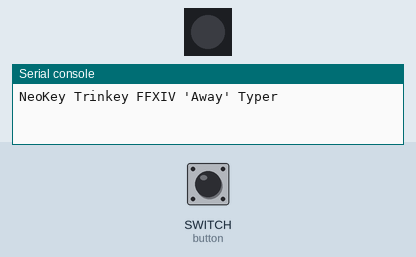
A program run on a simulated CircuitPython board. On the bench: 1 RGB LEDs in strip order, left to right, the last lines printed to the serial console. The inputs (shaded band) are chosen by the test bench; at power-on: SWITCH (button) LOW. Dim RGB values are drawn brighter than linear; USB keyboard and mouse output is not drawn.

Above: at 2.2 s.
2.3 s: SWITCH (button) pulled HIGH for 0.15 s
At 3.6 s:
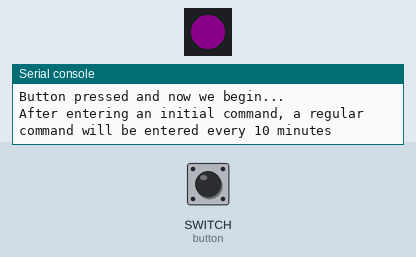
At 10.1 s:
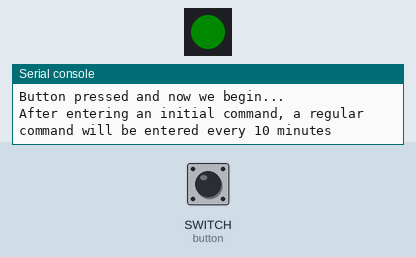
Timing chart, 0 to 11.3 s (numbered marks = the images above; inputs shaded):
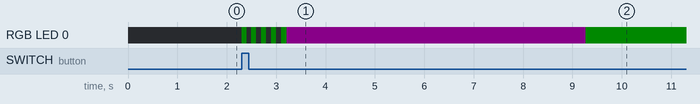

Measured:
- after the input at 2.3 s, RGB LED 0: off → RGB(0, 10, 0) at once, → off 0.10 s later, → RGB(0, 10, 0) 0.10 s later, → off 0.10 s later, … (11 changes in this stretch)

The program:

code.py
```python
# This project uses an Adafruit Neokey Trinkey to enter keyboard input to keep
# Final Fantasy IXV from activating the automatic log out. Pushing the button on
# the Trinkey should start regular keyboard entry. Pushing it again should stop
# the keyboard entry.
#
# This version does not have very accurate time values. When the frequency
# is set to 10 minutes, the actual intervals run roughly 7 seconds too long.
# This is because I'm making assumptions regarding the delay and execution
# time that are slightly off. I'm currently adding wait times when I probably
# should be running a global timer.
#
# The LED color is set in the statements that resemble:
# pixel.fill((0, 75, 0))
# The three comma separated values control the color and brightness of the LED
# In order, the values are for Red, Green, and Blue. The higher the number
# brighter the particular color is. (0, 0, 0) is completely off.
# (255, 255, 255) is the brightest white light available.
import time
import board
import neopixel
import usb_hid
from adafruit_hid.keyboard import Keyboard
from adafruit_hid.keyboard_layout_us import KeyboardLayoutUS
from digitalio import DigitalInOut, Pull


print("NeoKey Trinkey FFXIV 'Away' Typer")

# some default variables to get us started
firstrun = True
secs = 0
mins = 0
total_minutes = 0
# This number is the frequency of the regular message in minutes.
freq = 10
# I'm setting the default to free company chat, but this could be an emote or any command really
# don't add a / to it becasue the code will do that for you.
base_cmd = 'fc'
# This is the first text that will type when you initially hit the button to go away.
intro_txt = "This is not where I am. So, I will be away."
# This text is what will be typed at regular intervals. {h} will be replaced with the current away hours
# at execution time and {m} will be replaced with the current away minutes at time of execution.
reg_txt = "It has been {h} hours and {m} minutes since I last was where I was."

# create the pixel and turn it off
pixel = neopixel.NeoPixel(board.NEOPIXEL, 1, brightness=0.1)
pixel.fill((0,0,0))

time.sleep(1)  # Sleep for a bit to avoid a race condition on some systems
keyboard = Keyboard(usb_hid.devices)
keyboard_layout = KeyboardLayoutUS(keyboard)  # We're in the US :)

# create the switch, add a pullup, start it with not being pressed
button = DigitalInOut(board.SWITCH)
button.switch_to_input(pull=Pull.DOWN)
button_state = False

while True:
    if button.value and not button_state:
        for i in range(1,5):
            pixel.fill((0, 100, 0))
            time.sleep(0.1)
            pixel.fill((0, 0, 0))
            time.sleep(0.1)
        pixel.fill((0, 100, 0))
        print("Button pressed and now we begin...")
        print("After entering an initial command, a regular command will be entered every %s minutes" % (freq))
        time.sleep(0.1)
        button_state = True

    if button.value and button_state:
        for i in range(1,5):
            pixel.fill((0, 0, 0))
            time.sleep(0.1)
            pixel.fill((0, 100, 0))
            time.sleep(0.1)
        pixel.fill((0, 0, 0))
        print("Button pressed again and now we stop.")
        time.sleep(0.1)
        firstrun = True
        secs = 0
        mins = 0
        total_minutes = 0
        button_state = False
    if button_state:
        #pixel.fill((0,196,0))
        if firstrun == True:
            # Change the color of the LED while the device is typing
            pixel.fill((100,0,100))
            keyboard_layout.write('/')  # this will enter command mode in FFXIV
            time.sleep(0.6) # give the interface time to register the slash and change modes
            secs += 6 # keep the time right
            # This loop enter a single character at a time very slowly because my initial tests with a Playstation 4
            # indicated the device was typing the characters too quickly for the console.
            loop_secs = 0
            for c in base_cmd + ' ' + intro_txt:
                keyboard_layout.write(c)  # some kind of command like fc or ls or an emote
                time.sleep(0.1) # slight delay
                loop_secs += 1 # keep the time right
            secs += loop_secs # keep the time right
            keyboard_layout.write("\n")  # hit the enter key
            time.sleep(0.1) # slight delay
            secs += 1 # keep the time right
            # Change the LED color back to the running color
            pixel.fill((0,100,0))
            firstrun = False
        if mins == freq:
            # Change the color of the LED while the device is typing
            pixel.fill((100,0,100))
            chat_txt = reg_txt.format(h = (total_minutes//60),m = (total_minutes%60))
            keyboard_layout.write('/')  # this will enter command mode in FFXIV
            time.sleep(0.6) # give the interface time to register the slash and change modes
            loop_secs = 0
            # This loop enter a single character at a time very slowly because my initial tests with a Playstation 4
            # indicated the device was typing the characters too quickly for the console.
            for c in base_cmd + ' ' + chat_txt:
                keyboard_layout.write(c)  # some kind of command like fc or ls or an emote
                time.sleep(0.1) # slight delay
                loop_secs += 1 # keep the time right
            secs += loop_secs # keep the time right            keyboard_layout.write(chat_txt)  # some kind of command like fc or ls or an emote
            keyboard_layout.write("\n")  # hit the enter key
            time.sleep(0.1) # slight delay
            secs += 1 # keep the time right
            secs = 0
            mins = 0
            # Change the LED color back to the running color
            pixel.fill((0,100,0))
        time.sleep(0.1)
        secs += 1
        if secs == 600:
            mins += 1
            total_minutes += 1
            secs = 0
            print("%s Minutes have passed in this loop. %s hours and %s minutes have passed overall." % (mins,total_minutes//60,total_minutes%60))
```
